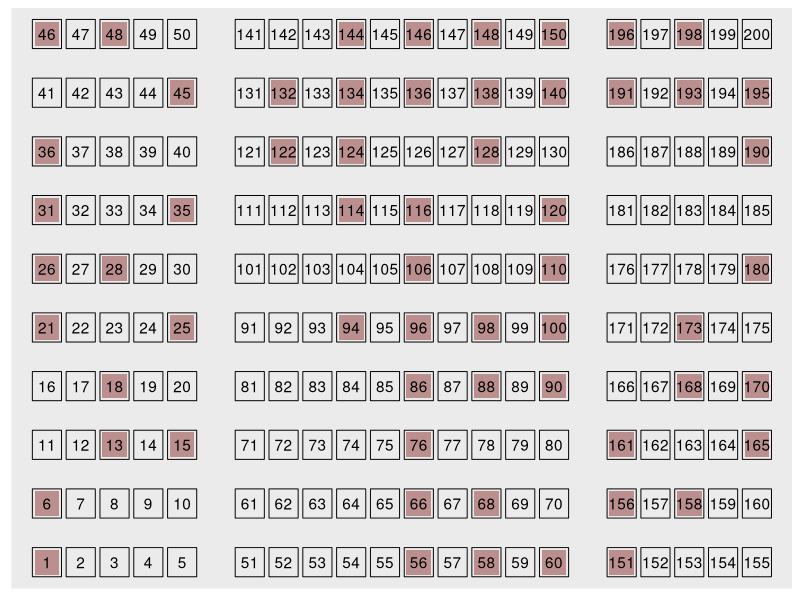

Reproduce this figure in R.
library(ggplot2) # görselleştirme için
library(dplyr) # tibble oluşturmak için

# Bu fonksiyon ilk önce iki kullanıcı arasında bir boşluk kalacak şekilde tesadüfi olarak koltuk numarası belirler. Bu tip koltukların tamamı dolduktan sonra kalan koltuklar arasından yine tesadüfi olarak koltuk numarası belirler.

seapart = function(n = 10, users = 20 * n * 0.5, seed = 321, verbose = TRUE) {
  set.seed(seed)

  block1 = c(1:(n * 5)) # ilk beşlik blok
  block2 = c((5 * n + 1):(15 * n)) # onluk blok
  block3 = c((15 * n + 1):(20 * n)) # ikinci beşlik blok
  block1_3 = c(block1, block3)

  seat_cap = 20 * n
  users = users

  # başlamak için tümüyle boş salon
  seats = c(block1, block2, block3)
  seat_status = rep(TRUE, times = seat_cap)

  # Mod 5'e göre 1, 3 ve 0 olan beşli blok koltuk numaraları
  seats_mod5 = block1_3[(block1_3 %% 5) %in% c(0, 1, 3)]
  # Mod 5'e göre 2, 4, 6, 8 ve 0 olan onlu blok koltuk numaraları
  # Ya da çift sayılar
  seats_mod10 = block2[(block2 %% 2) == 0]

  seats_mod5_10 = c(seats_mod5, seats_mod10)
  max_empty = length(seats_mod5_10)

  # Koltuk seçme fonksiyonları
  pick_seat = function(type = "mod5_10", mod5_10_seat_status) {

    if (type == "mod5_10") {
      
      empty_seats_mod5_10 = seats_mod5_10[mod5_10_seat_status]

      if (length(empty_seats_mod5_10) > 1) {
        seat_pick = sample(empty_seats_mod5_10, 1)
      } else {
        seat_pick = empty_seats_mod5_10[1]
      }

      return(seat_pick)
    } else {

      empty_seats = seats[seat_status]

      if (length(empty_seats) > 1) {
        return(sample(empty_seats, 1))
      } else {
        return(empty_seats[1])
      }
    }
  }

  seat_picker = function() {
    if (sum(seat_status) > 0) {

      mod5_10_seat_status = seat_status[seats_mod5_10]

      if (sum(mod5_10_seat_status) > 0) {
        seat_pick = pick_seat("mod5_10", mod5_10_seat_status)
      } else {
        seat_pick = pick_seat("any")
      }

      return(seat_pick)

    } else {
      return(-1)
    }
  }

  if (verbose) {
    cat_stars = function() {
      cat("****************************************\n")
    }
  
    cat_stars()
    cat("Toplam başlangıç boş koltuk sayısı: ", seat_cap, "\n")
    cat("Bir boşluklu maximum koltuk sayısı: ", max_empty, "\n")
    cat_stars()
  }

  # Koltuk seçme
  seat_order = rep(NA, seat_cap)

  for (i in 1:(users)) {
    seat_pick = seat_picker()

    if (seat_pick > 0) {
      seat_status[seat_pick] = FALSE

      if (verbose) {
        cat(i, ": ", "Koltuk numaranız: ", seat_pick, "\n", sep = "")
      }

      if (i <= seat_cap) {seat_order[i] = seat_pick}

      if (verbose) {
        if (i == max_empty) {
          cat_stars()
          cat("1. ve 3. bloklarda mod 5'e göre 0, 1 ve 3 olan ve", 
              "2. blokta mod 10'a göre 0, 2, 4, 6 ve 8 olan",
              "koltukların tamamı dolu!", 
              "Diğer numaralara geçiliyor...", sep = "\n")
          cat_stars()
        }
      }
    } else {
      if (verbose) {
        cat_stars()
        cat(i, ": ", "Üzgünüz, şu anda hiç boş koltuğumuz yok.", "\n", sep = "")
      }
    }
  }

  if (verbose) {
    cat("Kalan boş koltuk sayısı:", sum(seat_status))
  }
  
  # Grid ve oturma verisi oluşturma fonksiyonu
  situate = function(seats){

    seat_x = rep(0, length(seats))

    for (i in 1:length(seats)) {
      if (!is.na(seats[i])) {
        if (seats[i] %in% block1){
          seat_x[i] = seats[i] %% 5
          if (seat_x[i] == 0) {seat_x[i] = 5}
        } else if (seats[i] %in% block2) {
          seat_x[i] = seats[i] %% 10
          if (seat_x[i] == 0) {seat_x[i] = 10}
          seat_x[i] = seat_x[i] + 6
        } else {
          seat_x[i] = seats[i] %% 5
          if (seat_x[i] == 0) {seat_x[i] = 5}
          seat_x[i]  = seat_x[i] + 17
        }
      } else {
        seat_x[i] = NA
      }
    }

    seat_y = rep(0, length(seats))
  
    for (i in 1:length(seats)) {
      if (!is.na(seats[i])) {
        if (seats[i] %in% block1) {
          for (j in 1:n) {
            in_interval = (seats[i] > (j - 1) * 5) & (seats[i] <= j * 5)
            if (in_interval) {
              seat_y[i] = j
            }
          }
        } else if (seats[i] %in% block2) {
          for (j in 1:n) {
            in_interval = (seats[i] > 5 * n + (j - 1) * 10) & (seats[i] <= 5 * n + j * 10)
            if (in_interval) {
              seat_y[i] = j
            }
          }
        } else {
          for (j in 1:n) {
            in_interval = (seats[i] > 15 * n + (j - 1) * 5) & (seats[i] <= 15 * n + j * 5)
            if (in_interval) {
              seat_y[i] = j
            }
          }
        }
      } else {
        seat_y[i] = NA
      }
    }
    return(tibble(seat_x, seat_y, seats))
  }

  grid = situate(seats) |> 
    rename(seat_x_grid = seat_x, seat_y_grid = seat_y)

  seating_data = situate(seat_order) |> 
    rename(seat_order = seats)

  seating_data = bind_cols(seating_data, grid)

  return(seating_data)
}

seating_data = seapart(n = 10, users = 60)

seating_data |>
  ggplot(aes(seat_x_grid, seat_y_grid, label = seats)) +
  geom_point(shape = 0, size = 9.5) +
  geom_point(
    aes(seat_x, seat_y), shape = 15, color = "rosybrown", size = 8
  ) +
  geom_text() +
  labs(x = NULL, y = NULL) +
  theme(
    axis.ticks = element_blank(), 
    axis.text = element_blank(), 
    panel.grid.major = element_blank(), 
    panel.grid.minor = element_blank(),
    legend.position = "none"
  )

